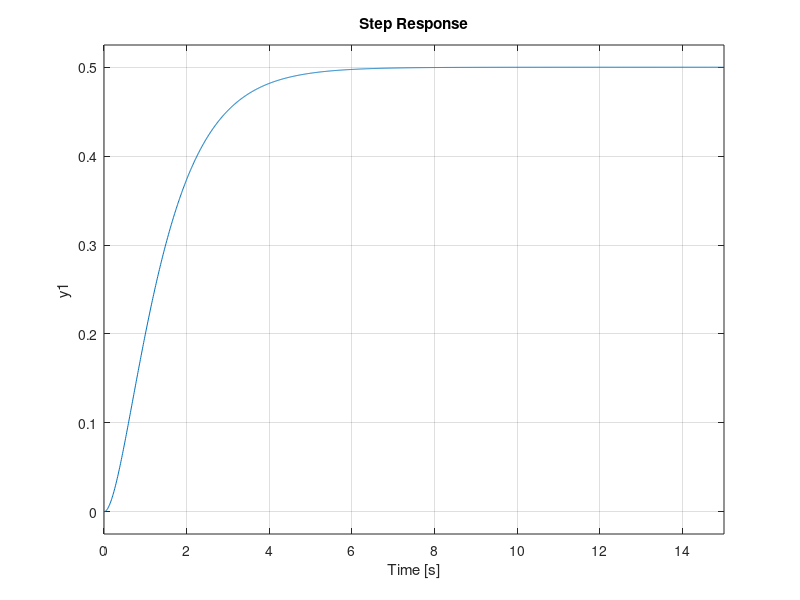

Write MATLAB code to recreate this figure. (Note: this script raises an error after producing the figure.)
%% Introduction to PID Control
% *The proportional-integral-derivative controller, one term at a time.*
%
% Ogata, _Modern Control Engineering_, Ch. 8.
%
% In this tutorial you will:
%
% * see what each of the *P*, *I*, and *D* terms does on its own,
% * combine them and watch steady-state error and overshoot improve, and
% * build PID controllers as transfer functions with |tf| and |feedback|.
%
% Step through with *Ctrl+Enter*, or render a report with |publish|.
%
% A PID controller computes its actuating signal from the error
% $e(t)=r(t)-y(t)$ as a weighted sum of proportional, integral, and
% derivative terms:
%
% $u(t) = K_p e(t) + K_i\int_0^t e(\tau)\,d\tau + K_d\frac{de(t)}{dt}$
%
% with transfer function (often written with $K_i=K_p/T_i$,
% $K_d=K_pT_d$):
%
% $G_c(s) = K_p\left(1+\frac{1}{T_i s}+T_d s\right)$
%
% where $T_i$ is the *integral (reset) time* and $T_d$ the *derivative
% (rate) time*.

%% Plant Used Throughout This File
% $G(s) = \frac{1}{(s+1)(s+2)}$, unity feedback, step reference.
G = tf(1,conv([1 1],[1 2]));
t = 0:0.01:15;

%% Before: The Uncontrolled Plant
% Start from the bare plant's open-loop step response (no controller). It
% is sluggish and -- being type-0 -- settles well short of the reference,
% leaving a large steady-state error. Each PID term below attacks a
% different deficiency of this baseline.
figure
step(G,t)
hold on
yline(1,'k--')
hold off
legend('Open-loop plant $G$','Reference','Interpreter','latex','FontSize',12)
title('Before: Uncontrolled Plant Step Response','Interpreter','latex','FontSize',17)
ylabel('$y(t)$','Interpreter','latex','FontSize',20)
set(get(gca, 'YLabel'), 'Rotation', 0)
xlabel('$t$','Interpreter','latex','FontSize',20)

%% Proportional (P) Control
% $G_c(s)=K_p$. Increasing $K_p$ speeds the response and reduces (but
% does not eliminate) steady-state error for a type-0 plant, at the cost
% of increased overshoot.
Kps = [2 5 15];
figure
hold on
for Kp = Kps
    T = feedback(Kp*G,1);
    [y,tt] = step(T,t);
    plot(tt,y,'DisplayName',sprintf('K_p=%d',Kp))
end
yline(1,'k--','HandleVisibility','off')
hold off
legend('Interpreter','latex','FontSize',12)
title('Proportional Control: Effect of $K_p$','Interpreter','latex','FontSize',20)
ylabel('$y(t)$','Interpreter','latex','FontSize',20)
set(get(gca, 'YLabel'), 'Rotation', 0)
xlabel('$t$','Interpreter','latex','FontSize',20)

Kp_demo = 5;
T_p = feedback(Kp_demo*G,1);
ess_p = 1 - dcgain(T_p);
fprintf('P control (Kp=%d): steady-state error = %.4f\n', Kp_demo, ess_p)

%% Proportional-Integral (PI) Control
% $G_c(s)=K_p\left(1+\frac{1}{T_is}\right)$. The integral term adds a
% pole at the origin, making the loop type-1 and driving steady-state
% step error to zero, at the cost of a slower response and reduced phase
% margin (more oscillatory) compared to P alone.
Kp_pi = 5; Ti = 2;
Gc_pi = tf(Kp_pi*[1 1/Ti],[1 0]);
T_pi = feedback(Gc_pi*G,1);
ess_pi = 1 - dcgain(T_pi);
fprintf('PI control: steady-state error = %.6f (should be ~0)\n', ess_pi)

figure
hold on
step(T_p,t)
step(T_pi,t)
hold off
legend('P only','PI','Interpreter','latex','FontSize',14)
title('P vs. PI Control','Interpreter','latex','FontSize',20)
ylabel('$y(t)$','Interpreter','latex','FontSize',20)
set(get(gca, 'YLabel'), 'Rotation', 0)
xlabel('$t$','Interpreter','latex','FontSize',20)

%% Proportional-Derivative (PD) Control
% $G_c(s)=K_p(1+T_ds)$. The derivative term adds phase lead, improving
% damping/reducing overshoot and speeding settling, but does not affect
% steady-state error and amplifies high-frequency measurement noise.
Kp_pd = 5; Td = 0.3;
Gc_pd = tf(Kp_pd*[Td 1],1);
T_pd = feedback(Gc_pd*G,1);

figure
hold on
step(T_p,t)
step(T_pd,t)
hold off
legend('P only','PD','Interpreter','latex','FontSize',14)
title('P vs. PD Control','Interpreter','latex','FontSize',20)
ylabel('$y(t)$','Interpreter','latex','FontSize',20)
set(get(gca, 'YLabel'), 'Rotation', 0)
xlabel('$t$','Interpreter','latex','FontSize',20)

%% Full PID Control
% Combining all three terms gives zero steady-state error (from the
% integral action) together with good transient response (from the
% derivative action).
Kp = 5; Ti = 2; Td = 0.3;
% Gc(s) = Kp*(Td*s + 1 + 1/(Ti*s)) = Kp*(Td*s^2 + s + 1/Ti)/s
Gc_pid = tf(Kp*[Td 1 1/Ti],[1 0]);
T_pid = feedback(Gc_pid*G,1);
ess_pid = 1 - dcgain(T_pid);
fprintf('PID control: steady-state error = %.6f\n', ess_pid)

figure
hold on
step(T_p,t)
step(T_pi,t)
step(T_pd,t)
step(T_pid,t)
step(G,t)
yline(1,'k:','HandleVisibility','off')
hold off
legend('P','PI','PD','PID','Before (open-loop)','Interpreter','latex','FontSize',13)
title('After: P, PI, PD, PID vs. the Uncontrolled Baseline','Interpreter','latex','FontSize',16)
ylabel('$y(t)$','Interpreter','latex','FontSize',20)
set(get(gca, 'YLabel'), 'Rotation', 0)
xlabel('$t$','Interpreter','latex','FontSize',20)
